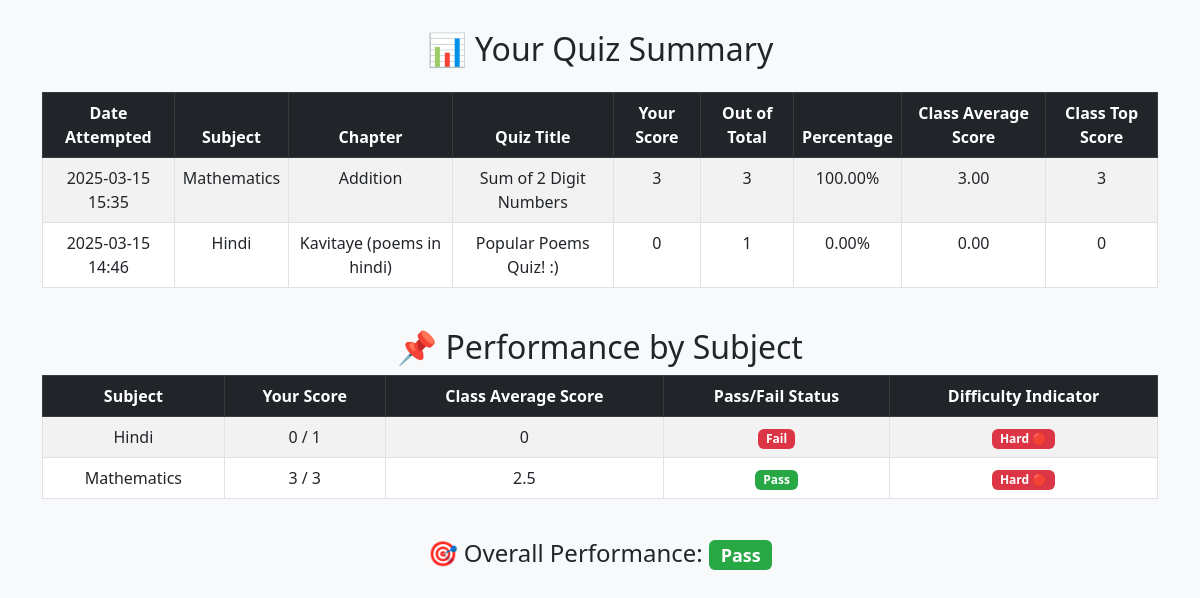
The page /quiz_summary (signed in) on the database its author committed.
### models/models.py (models this page shows)
class QuizScore(db.Model):
    id = db.Column(db.Integer, primary_key=True)
    user_id = db.Column(db.Integer, db.ForeignKey('user.id'), nullable=False)
    quiz_id = db.Column(db.Integer, db.ForeignKey('quiz.id', ondelete='CASCADE'), nullable=False)  # Ensure proper cascade
    score = db.Column(db.Integer, nullable=False)
    total_questions = db.Column(db.Integer, nullable=False)
    percentage = db.Column(db.Float, nullable=False)
    timestamp = db.Column(db.DateTime, default=datetime.utcnow)

class Subject(db.Model):
    id = db.Column(db.Integer, primary_key=True)
    name = db.Column(db.String(100), unique=True, nullable=False)
    description = db.Column(db.Text, nullable=False)
    chapters = db.relationship('Chapter', backref='subject', lazy=True, cascade="all, delete-orphan")

class Chapter(db.Model):
    id = db.Column(db.Integer, primary_key=True)
    name = db.Column(db.String(100),  unique=True, nullable=False)
    subject_id = db.Column(db.Integer, db.ForeignKey('subject.id', ondelete='CASCADE'), nullable=False)
    quizzes = db.relationship('Quiz', backref='chapter', lazy=True, cascade="all, delete-orphan")

class Quiz(db.Model):
    id = db.Column(db.Integer, primary_key=True)
    chapter_id = db.Column(db.Integer, db.ForeignKey('chapter.id', ondelete='CASCADE'), nullable=False)
    date_of_quiz = db.Column(db.Date, nullable=False)
    time_duration = db.Column(db.Integer, nullable=False)  # Store duration in minutes
    remarks = db.Column(db.Text, unique=True, nullable=False)
    questions = db.relationship('Question', backref='quiz', lazy=True, cascade="all, delete-orphan")
    quiz_scores = db.relationship('QuizScore', backref='quiz', cascade="all, delete-orphan")
    user_responses = db.relationship('UserResponse', backref='quiz', cascade="all, delete-orphan")

### app.py (the view)
@app.route('/quiz_summary')
def quiz_summary():
    if 'user_id' not in session:
        flash("Please log in to view your quiz summary.", "error")
        return redirect(url_for('login'))
    user_id = session['user_id']
    past_attempts = (
        db.session.query(
            QuizScore,
            Quiz,
            Chapter,
            Subject,
            db.func.avg(QuizScore.score).over(partition_by=QuizScore.quiz_id).label("avg_score"),
            db.func.max(QuizScore.score).over(partition_by=QuizScore.quiz_id).label("top_score")
        )
        .join(Quiz, QuizScore.quiz_id == Quiz.id)
        .join(Chapter, Quiz.chapter_id == Chapter.id)
        .join(Subject, Chapter.subject_id == Subject.id)
        .filter(QuizScore.user_id == user_id)
        .order_by(QuizScore.timestamp.desc())
        .all()
    )
    subject_scores_query = (
        db.session.query(
            Subject.name.label('subject_name'),
            db.func.sum(QuizScore.score).filter(QuizScore.user_id == user_id).label('user_total_score'),
            db.func.sum(QuizScore.total_questions).filter(QuizScore.user_id == user_id).label('user_total_possible_score'),
            db.func.avg(QuizScore.score).label('class_avg_score')  # Compute class average score
        )
        .join(Quiz, QuizScore.quiz_id == Quiz.id)
        .join(Chapter, Quiz.chapter_id == Chapter.id)
        .join(Subject, Chapter.subject_id == Subject.id)
        .group_by(Subject.name)
        .all()
    )
    subject_scores = []
    for subject_name, user_total_score, user_total_possible_score, class_avg_score in subject_scores_query:
        user_total_possible_score = user_total_possible_score or 0
        user_total_score = user_total_score or 0
        class_avg_score = class_avg_score or 0  # Default class avg score to 0 if no data
        if user_total_possible_score > 0:
            user_percentage = (user_total_score / user_total_possible_score) * 100
            pass_fail = "Pass" if user_percentage >= 40 else "Fail"
        else:
            pass_fail = "N/A"  # Indicates user has never attempted a quiz in this subject
        if class_avg_score < 40:
            difficulty = "Hard 🔴"
        elif 40 <= class_avg_score < 75:
            difficulty = "Moderate 🟡"
        else:
            difficulty = "Easy 🟢"
        subject_scores.append((subject_name, user_total_score, user_total_possible_score, class_avg_score, pass_fail, difficulty))
    total_attempts = len(past_attempts)
    passed_attempts = sum(1 for attempt in past_attempts if attempt[0].total_questions > 0 and (attempt[0].score / attempt[0].total_questions) * 100 >= 40)
    overall_pass_status = "N/A" if total_attempts == 0 else ("Pass" if passed_attempts / total_attempts >= 0.5 else "Fail")
    return render_template(
        'quiz_summary.html',
        past_attempts=past_attempts,
        subject_scores=subject_scores,
        overall_pass_status=overall_pass_status
    )

### templates/quiz_summary.html (shortened to what this page needs)
<!DOCTYPE html>
<html lang="en">
<head>
    <link href="https://cdn.jsdelivr.net/npm/bootstrap@5.3.0/dist/css/bootstrap.min.css" rel="stylesheet">
</head>
<body>
<div class="container-fluid">
    <div class="container">
        <h2 class="text-center mb-4">📊 Your Quiz Summary</h2>
        <div class="table-responsive">
            <table class="table table-hover table-striped table-bordered">
                <thead class="table-dark">
                    <tr>
                        <th>Date Attempted</th>
                        <th>Subject</th>
                        <th>Chapter</th>
                        <th>Quiz Title</th>
                        <th>Your Score</th>
                        <th>Out of Total</th>
                        <th>Percentage</th>
                        <th>Class Average Score</th>
                        <th>Class Top Score</th>
                    </tr>
                </thead>
                <tbody>
                    {% for quiz_score, quiz, chapter, subject, avg_score, top_score in past_attempts %}
                    <tr>
                        <td>{{ quiz_score.timestamp.strftime('%Y-%m-%d %H:%M') }}</td>
                        <td>{{ subject.name }}</td>
                        <td>{{ chapter.name }}</td>
                        <td>{{ quiz.remarks }}</td>
                        <td>{{ quiz_score.score }}</td>
                        <td>{{ quiz_score.total_questions }}</td>
                        <td>{{ "%.2f"|format((quiz_score.score / quiz_score.total_questions) * 100) }}%</td>
                        <td>{{ "%.2f"|format(avg_score) }}</td>
                        <td>{{ top_score }}</td>
                    </tr>
                    {% else %}
                    <tr>
                        <td colspan="9" class="text-center text-muted">No past quiz attempts found.</td>
                    </tr>
                    {% endfor %}
                </tbody>
            </table>
        </div>
        <h2 class="text-center mt-4">📌 Performance by Subject</h2>
        <div class="table-responsive">
            <table class="table table-hover table-striped table-bordered">
                <thead class="table-dark">
                    <tr>
                        <th>Subject</th>
                        <th>Your Score</th>
                        <th>Class Average Score</th>
                        <th>Pass/Fail Status</th>
                        <th>Difficulty Indicator</th>
                    </tr>
                </thead>
                <tbody>
                    {% for subject, user_total_score, user_total_possible_score, class_avg_score, pass_fail_status, difficulty in subject_scores %}
                    <tr>
                        <td>{{ subject }}</td>
                        <td>{{ user_total_score }} / {{ user_total_possible_score }}</td>
                        <td>{{ class_avg_score }}</td>
                        <td>
                            <span class="badge {% if pass_fail_status == 'Pass' %}badge-success{% else %}badge-danger{% endif %}">
                                {{ pass_fail_status }}
                            </span>
                        </td>
                        <td>
                            {% if "Hard" in difficulty %}
                                <span class="badge bg-danger">{{ difficulty }}</span>
                            {% elif "Moderate" in difficulty %}
                                <span class="badge bg-warning">{{ difficulty }}</span>
                            {% else %}
                                <span class="badge bg-success">{{ difficulty }}</span>
                            {% endif %}
                        </td>
                    </tr>
                    {% else %}
                    <tr>
                        <td colspan="5" class="text-center text-muted">No subject scores available.</td>
                    </tr>
                    {% endfor %}
                </tbody>
            </table>
        </div>
        <div class="text-center mt-4">
            <h4>🎯 Overall Performance:
                <span class="badge {% if overall_pass_status == 'Pass' %}badge-success{% else %}badge-danger{% endif %}">
                    {{ overall_pass_status }}
                </span>
            </h4>
        </div>
    </div>
</div>
</body>
</html>

### templates/quiz_summary.html (style rules this page uses)
body { background-color: #f8f9fa; }
.container { margin-top: 30px; }
.table th, .table td { text-align: center; }
.badge-success { background-color: #28a745; }
.badge-danger { background-color: #dc3545; }

### rows shown on the page
QuizScore: timestamp "2025-03-15 15:35", name "Mathematics", name "Addition", remarks "Sum of 2 Digit Numbers", score "3", total_questions "3", (quiz_score.score/quiz_score.total_questions)*100 "100.00", avg_score "3.00", top_score "3"
QuizScore: timestamp "2025-03-15 14:46", name "Hindi", name "Kavitaye (poems in hindi)", remarks "Popular Poems Quiz! :)", score "0", total_questions "1", (quiz_score.score/quiz_score.total_questions)*100 "0.00", avg_score "0.00"

### other values the page prints
{{ subject }} "Hindi" "Mathematics"
{{ user_total_score }} "0" "3"
{{ user_total_possible_score }} "1" "3"
{{ class_avg_score }} "0" "2.5"
{{ pass_fail_status }} "Fail" "Pass"
{{ difficulty }} "Hard 🔴" "Hard 🔴"
{{ overall_pass_status }} "Pass"
